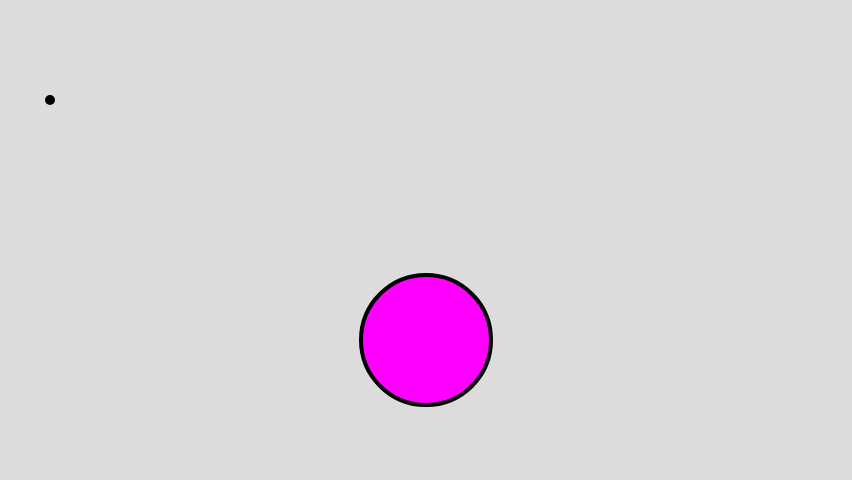
Frame 1 (no input)
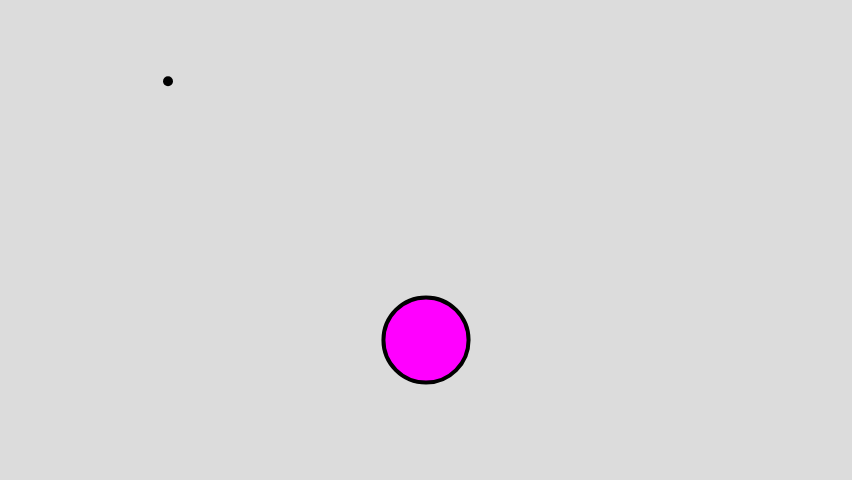
Frame 60 (no input)
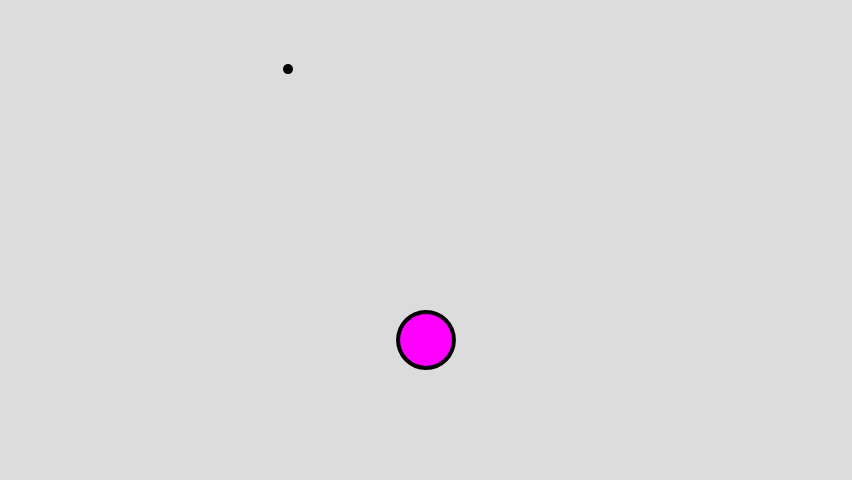
Frame 120 (the mouse pressed at the canvas centre since frame 60)

The p5.js sketch that drew these frames (run headless with seeded random() and noise() and a simulated clock; from frame 60 on, the mouse is pressed at the canvas centre):

// p5.js sketch
// ── sketch.js
// Video-dimensioner
// 360p = 480×360
// 480p = 852x480
// 780p = 1280x720
// 1080p = 1920 x 1080

// Skapa variabler för att hålla reda på en vinkel, en cirkels diameter samt X-positionen för en punkt
let vinkel = 0;
let diameter;
let pointX = 50;

function setup() {
  createCanvas(852, 480);

  // Ange startdiamater för cirkeln
  diameter = height/2;
}

function draw() {
  background(220);

  //Rita ut en punkt som förflyttar sig med fast hastighet i X-led och enligt en sinuskurva i Y-led
  strokeWeight(10);
  stroke(0);
  point(pointX, 100 + 50*sin(vinkel));

  // Rita cirkeln med en anpassad diameter enligt en sinuskurva
  let d1 = 10 + (sin(vinkel) * diameter) / 2 + diameter / 2;
  strokeWeight(4);
  stroke(0);
  fill(255, 0, 255);
  ellipse(width/2, 100 + height / 2, d1, d1);
  
  // Öka punktens x-position och återställ till 0 ifall den går utanför ritytan
  pointX += 2
  if(pointX > width) {
    pointX = 0;
  }

  // Öka på vinkeln för att få ett nytt värde i sinuskurvan till nästa omritning
  vinkel += 0.1;
}
